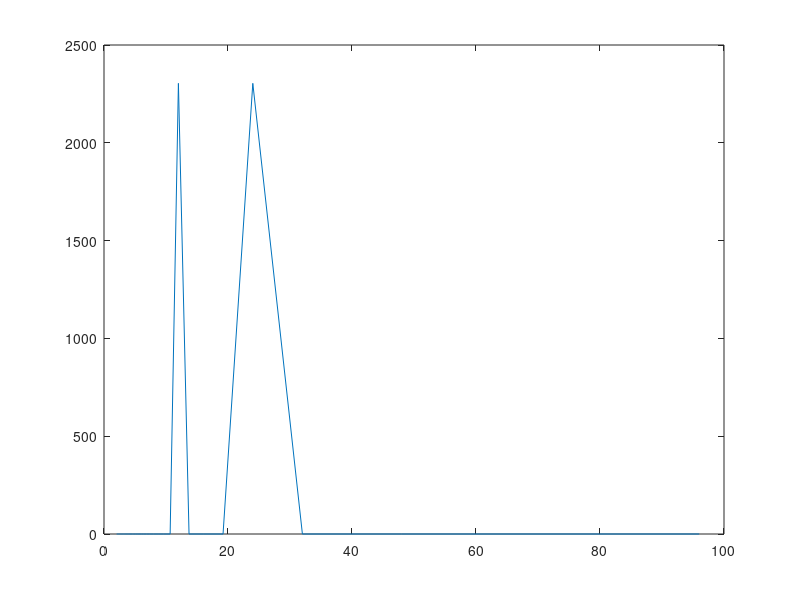

The MATLAB source for this figure:
%%%%%%%%%%%%%%%%%%%%%%%%%%%%%%%%%%%%%%%%%%%%%%%%%%%%%%%%%%%%%%%%%%%%%%%%%%%%%%  
t    = [0:1:95]';
N    = floor(length(t)/2);

f1  = 1/24; % 24 hour period
f2  = 2*f1; % 12 hour period

w1  = 2*pi*f1;
w2  = 2*pi*f2;

A   = [1, 1, 1]
X   = A(1) + A(2)*sin(w1*t) + A(3)*sin(w2*t);
N   = floor(length(X)/2);
f   = [0:N-1]'/(2*N);

temp = fft(X);

% Basic check:
% DC component should equal length(t)*mean(X)
temp(1) - length(t)*mean(X)

psd  = temp.*conj(temp);

% Check frequency axis:
% Expect peaks at f = [0, f1, f2] = [0, .041667, 0.83333]
[psd(1),psd(1+4),psd(1+8)]
[f(1)  ,f(1+4)  ,f(1+8)]

close
xlabel('t');
xlabel('X');
plot(X);

input('Continue?')

close
xlabel('f');
ylabel('PSD of X');
plot(f,psd(1:N));

input('Continue?')

close
xlabel('T');
ylabel('PSD of X');
plot(1.0./f(2:end),psd(2:N)); % T is Inf for f = 0, so don't plot
%%%%%%%%%%%%%%%%%%%%%%%%%%%%%%%%%%%%%%%%%%%%%%%%%%%%%%%%%%%%%%%%%%%%%%%%%%%%%%  
